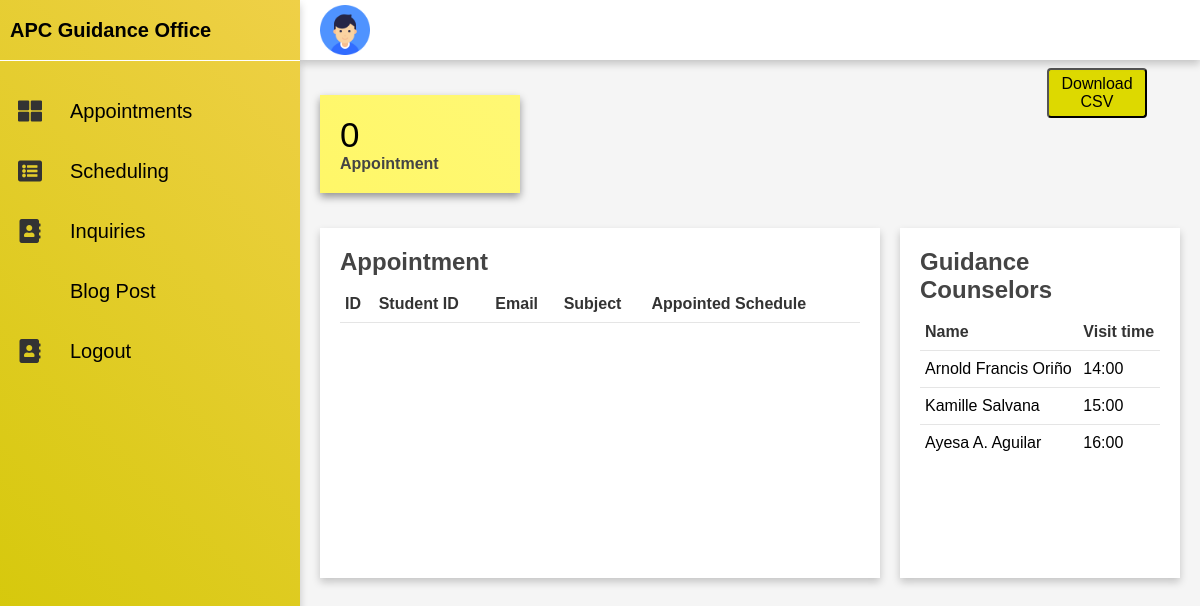
/guidance.php (signed in), run on an earlier commit of the app's database.
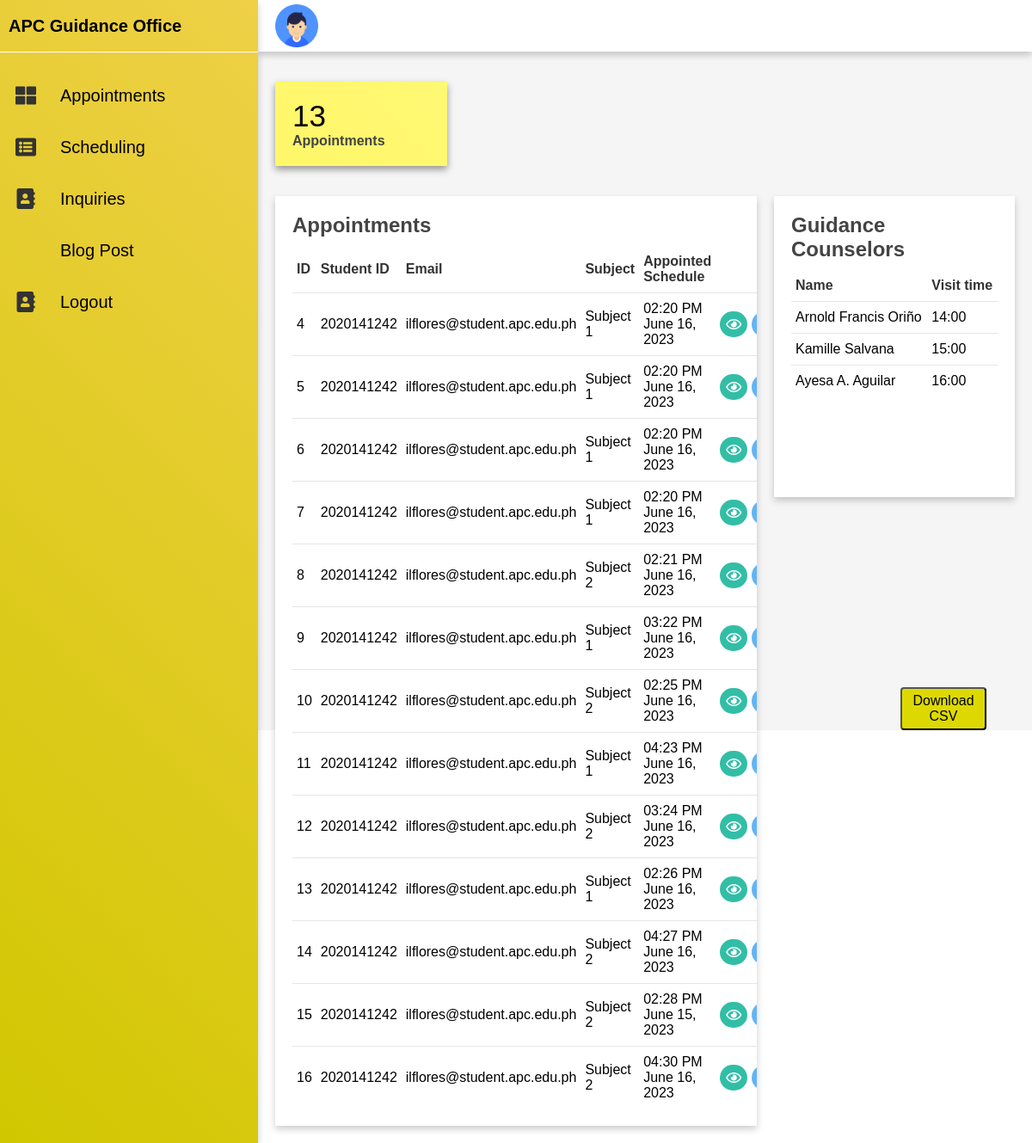
And on a later commit of the database.
### tables this page shows
CREATE TABLE `appoint` (
  `id` int(11) NOT NULL,
  `aid` int(11) NOT NULL,
  `aname` text NOT NULL,
  `aemail` text NOT NULL,
  `sbj` text NOT NULL,
  `prem` varchar(255) NOT NULL,
  `tm` time NOT NULL,
  `dt` date NOT NULL
);

### guidance.php (the view, shortened to what this page needs)
<?php
require 'connect.php';
$sql="SELECT * FROM appoint";
$result = mysqli_query($con,$sql);
$result1 = mysqli_query($con,$sql);
$i = 0;
?>
<!DOCTYPE html>
<html lang="en">
<head>
    <link rel="stylesheet" href="css_files/guidance.css">
    <link rel="stylesheet" href="https://pro.fontawesome.com/releases/v5.10.0/css/all.css" />
</head>
<body>
   <?php require "components/navg.php";?>
        <div class="main">
        <?php require "components/topbarguidance.php";?>
            <div class="cards">
                <div class="card">
                    <div class="card-content">
                       <?php while($row = mysqli_fetch_array($result1)) { $i++;} ?>
                        <div class="number" style="color:black;"><?=$i?></div>
                        <?php if ($i == 1) { ?>
                        <div class="card-name">Appointment</div>
                       <?php } elseif ($i >= 2) { ?>
                        <div class="card-name">Appointments</div>
                       <?php } else { ?>
                        <div class="card-name">Appointment</div>
                       <?php } ?>
                    </div>
                    <div class="icon-box">
                        <i class="fa-solid fa-clock"></i>
                    </div>
                </div>
            </div>
            <div class="tables">
                <div class="last-appointments">
                    <div class="heading">
                    <?php if ($i == 1) { ?>
                        <h2>Appointment</h2>
                       <?php } elseif ($i >= 2) { ?>
                        <h2>Appointments</h2>
                       <?php } else { ?>
                        <h2>Appointment</h2>
                       <?php } ?>
                    </div>
                    <table class="appointments">
                        <thead>
                            <td>ID</td>
                            <td>Student ID</td>
                            <td>Email</td>
                            <td>Subject</td>
                            <td>Appointed Schedule</td>
                        </thead>
                        <tbody>
<?php
while($asrow = mysqli_fetch_array($result)) {
    $time = strtotime($asrow['tm']);
    $newtime = date('h:i A', $time);
    $dto = strtotime($asrow['dt']);
    $newdto = date('F j, Y', $dto);
  ?>
        <tr>
                                <td><?=$asrow['id']?></td>
                                <td><?=$asrow['aid']?></td>
                                <td> <?=$asrow['aemail']?></td>
                                <td> <?=$asrow['sbj']?></td>
                                <td> <?=$newtime."<br>". $newdto?></td>
                                <td>
                                <a  class = "links" href="components/guidanceview.php?id=<?=$asrow['id'];?>"><i class="far fa-eye"></i></a>
                                <a  class = "links" href="components/guidanceedit.php?id=<?=$asrow['id'];?>"><i class="far fa-edit"></i></a>
                                </td>
                            </tr>
<?php }
?>
                        </tbody>
                    </table>
                </div>
                <div class="doctor-visiting">
                    <div class="heading">
                        <h2>Guidance Counselors</h2>
                    </div>
                    <table class="visiting">
                        <thead>
                            <td>Name</td>
                            <td>Visit time</td>
                        </thead>
                        <tbody>
                            <tr>
                                <td>Arnold Francis Oriño</td>
                                <td>14:00</td>
                            </tr>
                            <tr>
                                <td>Kamille Salvana</td>
                                <td>15:00</td>
                            </tr>
                            <tr>
                                <td>Ayesa A. Aguilar</td>
                                <td>16:00</td>
                            </tr>
                        </tbody>
                    </table>
                </div>
            </div>
            <div class="appointBtn">
                <a href="components/acsv.php"><button class="a-button">Download CSV</button></a>
            </div>
        </div>
    </div>
</body>
</html>

### components/navg.php (shortened to what this page needs)
<div class="container">
        <div class="sidebar">
            <ul>
                <li>
                    <a href="#">
                        <div class="title" style="color:black;">APC Guidance Office </div>
                    </a>
                </li>
                <li>
                    <a href="guidance.php">
                        <i class="fas fa-th-large"></i>
                        <div class="title" style="color:black;">Appointments</div>
                    </a>
                </li>
                <li>
                    <a href="guidanceAppoint.php">
                    <i class="fa fa-list-alt "></i>
                        <div class="title" style="color:black;">Scheduling</div>
                    </a>
                </li>
                <li>
                    <a href="guidanceInq.php">
                        <i class="fa fa-address-book"></i>
                        <div class="title" style="color:black;">Inquiries</div>
                    </a>
                </li>
                <li>
                    <a href="guidanceBlog.php">
                        <div class="title" style="color:black;">Blog Post</div>
                    </a>
                </li>
                <li>
                    <a href="logout.php">
                        <i class="fa fa-address-book"></i>
                        <div class="title" style="color:black;">Logout</div>
                    </a>
                </li>
            </ul>
        </div>

### components/topbarguidance.php
<div class="top-bar">
                <div class="user">
                    <img id="ush" name="ush" src="images/doctor1.png" alt="" class="pfp">
                </div>
            </div>

### css_files/guidance.css (style rules this page uses)
* { padding: 0; box-sizing: border-box; font-family: 'Poppins', sans-serif; }
body { overflow-x: hidden; }
.container { position: relative; width: 100%; }
.sidebar { position: fixed; width: 300px; height: 100%; background: linear-gradient(45deg, #d1c700, #efd047); overflow-x: hidden; box-shadow: 0 4px 8px 0 rgba(0, 0, 0, 0.2); z-index: 2; }
.sidebar ul li { width: 100%; list-style: none; }
.sidebar ul li:first-child { line-height: 60px; margin-bottom: 20px; font-weight: 600; border-bottom: 1px solid #fff; }
.sidebar ul li a { width: 100%; text-decoration: none; color: #fff; height: 60px; display: flex; align-items: center; }
.sidebar ul li a i { min-width: 60px; font-size: 24px; text-align: center; }
.sidebar .title { padding: 0 10px; font-size: 20px; }
.main { position: absolute; width: calc(100% - 300px); min-height: 100vh; left: 300px; background: #f5f5f5; }
.top-bar { position: fixed; height: 60px; width: calc(100% - 300px); background: #fff; display: grid; grid-template-columns: 10fr 0.4fr 1fr; grid-gap: 5px; align-items: center; color: #444; padding: 0 20px; box-shadow: 0 4px 8px 0 rgba(0, 0, 0, 0.2); z-index: 1; }
.user { position: relative; width: 50px; height: 50px; margin-right: 10px; }
#ush { position: absolute; width: 100%; height: 100%; top: 0; left: 0; object-fit: cover; }
.pfp { margin-right: 10px; }
.cards { margin-top: 60px; width: 100%; padding: 35px 20px; display: grid; grid-template-columns: repeat(4, 1fr); grid-gap: 20px; }
.cards .card { background: linear-gradient(45deg, #fff768, #fff874); padding: 20px; display: flex; align-items: center; justify-content: space-between; box-shadow: 0 4px 8px 0 rgba(0, 0, 0, 0.4); }
.number { font-size: 35px; font-weight: 500; color: #fff; }
.card-name { color: #444; font-weight: 600; }
.icon-box i { font-size: 45px; color: #444; }
.tables { width: 100%; display: grid; grid-template-columns: 2fr 1fr; grid-gap: 20px; align-items: self-start; padding: 0 20px 20px 20px; }
.last-appointments, .doctor-visiting { min-height: 350px; background: #fff; padding: 20px; box-shadow: 0 4px 8px 0 rgba(0, 0, 0, 0.2); }
.heading { display: flex; align-items: center; justify-content: space-between; color: #444; }
table { margin-top: 10px; width: 100%; border-collapse: collapse; }
thead td { font-weight: 600; color: #333; }
table tr { border-bottom: 1px solid rgba(0, 0, 0, 0.1); }
table tbody tr:last-child { border-bottom: none; }
td { padding: 9px 5px; }
td i { padding: 7px; color: #fff; border-radius: 50px; }
.last-appointments table tbody td:last-child { white-space: nowrap; }
.fa-solid, .fa-pencil, .fa-th-large, .fa-clinic-medical, .fa-user-md, .fa-calendar-users, .fa-address-book, .fa-list-alt, .fa-clock { color: #333; }
.fa-eye { background: #32bea6; }
.fa-edit { background: #63b4f4; }
* { margin: 0; padding: 0; }
.a-button, .i-button { background-color: #ddd900; color: black; text-align: center; font-size: 16px; cursor: pointer; border-radius: 4px; height: 50px; width: 100px; }
.a-button { margin-top: 0px; margin-left: 737px; }
.appointBtn, .inqBtn { margin-left: 10px; }
.appointBtn { margin-top: -530px; }
.last-appointments { overflow-y: auto; }

What changed in the data, as far as the page shows it:
added appoint: id "4", aid "2020141242", aemail "ilflores@student.apc.edu.ph", sbj "Subject 1", tm "02:20 PM", dt "June 16, 2023"
added appoint: id "5", aid "2020141242", aemail "ilflores@student.apc.edu.ph", sbj "Subject 1", tm "02:20 PM", dt "June 16, 2023"
added appoint: id "6", aid "2020141242", aemail "ilflores@student.apc.edu.ph", sbj "Subject 1", tm "02:20 PM", dt "June 16, 2023"
added appoint: id "7", aid "2020141242", aemail "ilflores@student.apc.edu.ph", sbj "Subject 1", tm "02:20 PM", dt "June 16, 2023"
added appoint: id "8", aid "2020141242", aemail "ilflores@student.apc.edu.ph", sbj "Subject 2", tm "02:21 PM", dt "June 16, 2023"
added appoint: id "9", aid "2020141242", aemail "ilflores@student.apc.edu.ph", sbj "Subject 1", tm "03:22 PM", dt "June 16, 2023"
added appoint: id "10", aid "2020141242", aemail "ilflores@student.apc.edu.ph", sbj "Subject 2", tm "02:25 PM", dt "June 16, 2023"
added appoint: id "11", aid "2020141242", aemail "ilflores@student.apc.edu.ph", sbj "Subject 1", tm "04:23 PM", dt "June 16, 2023"
added appoint: id "12", aid "2020141242", aemail "ilflores@student.apc.edu.ph", sbj "Subject 2", tm "03:24 PM", dt "June 16, 2023"
added appoint: id "13", aid "2020141242", aemail "ilflores@student.apc.edu.ph", sbj "Subject 1", tm "02:26 PM", dt "June 16, 2023"
added appoint: id "14", aid "2020141242", aemail "ilflores@student.apc.edu.ph", sbj "Subject 2", tm "04:27 PM", dt "June 16, 2023"
added appoint: id "15", aid "2020141242", aemail "ilflores@student.apc.edu.ph", sbj "Subject 2", tm "02:28 PM", dt "June 15, 2023"
added appoint: id "16", aid "2020141242", aemail "ilflores@student.apc.edu.ph", sbj "Subject 2", tm "04:30 PM", dt "June 16, 2023"
Also different on the page:
$i: "0" → "13"
text no longer shown: "Appointment Appointment"
text now shown: "Appointments Appointments"
